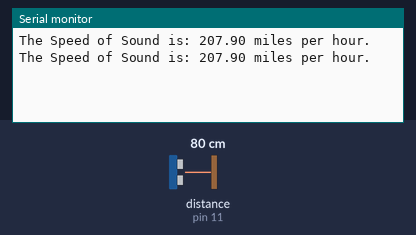
Recording of a sketch running on a simulated Arduino Uno, built with avr-gcc and run on an emulated ATmega328P. Shown: the last lines printed to the serial monitor. Wiring (inferred from the names in the program): ultrasonic range finder: trigger pin 13; echo pin 11. Inputs (shaded band) come from the test bench; at power-on: distance to the obstacle (sensor on pin 11) 80 cm. The echo pulse lasts 58.3 µs per cm.

Above: at 3.8 s.
3.9 s: distance to the obstacle (sensor on pin 11) set to 2 cm
At 6.7 s:
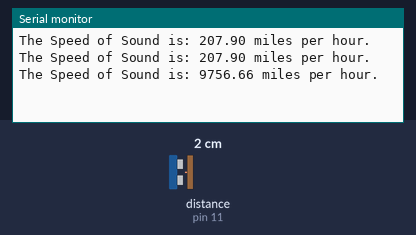
7.8 s: distance to the obstacle (sensor on pin 11) set to 4 cm
At 10.4 s:
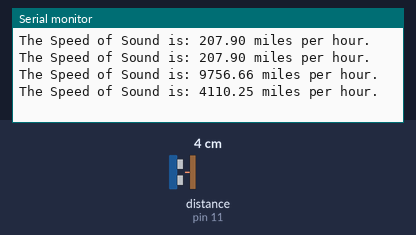
Timing chart, 0 to 11.9 s (numbered marks = the images above; inputs shaded):
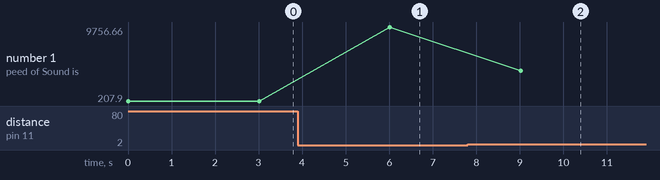

The sketch:

speedOfSound.ino
```cpp
/*
 * Speed of Sound = Distance / Time
 */

int trigPin = 13;
int echoPin = 11;
float pingTime;       // Time for ping to hit target and return
float speedOfSound;   // Calculate the Speed of Sound
float distance = 8.5; // Measure the distance to the sensor

void setup() {

  Serial.begin(9600);
  pinMode(trigPin,OUTPUT);
  pinMode(echoPin,INPUT);

}

void loop() {

  // Send the ping
  digitalWrite(trigPin, LOW);
  delayMicroseconds(2000);
  digitalWrite(trigPin, HIGH);
  delayMicroseconds(10);
  digitalWrite(trigPin, LOW);

  // Read the ping
  pingTime = pulseIn(echoPin, HIGH);

  // Calculate the Speed of Sound
  speedOfSound = 2 * distance / pingTime; // Speed in inches per microseconds

  // Convert to miles per hour
  speedOfSound = speedOfSound/63360.*1000000.*3600.;

  Serial.print("The Speed of Sound is: ");
  Serial.print(speedOfSound);
  Serial.println(" miles per hour.");
  delay(3000);
}
```

Measured:
- after the input at 3.9 s, the serial monitor: prints a new line after 2.1 s (image 1)
- after the input at 7.8 s, the serial monitor: prints a new line after 1.2 s (image 2)
- plotted number 1: 207.9 → 9756.66 after the input at 3.9 s, 9756.66 → 4110.25 after the input at 7.8 s
